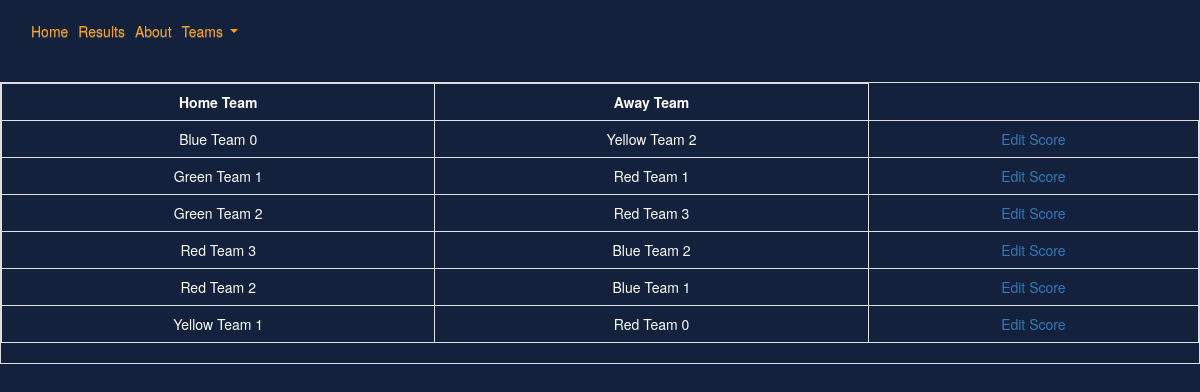
The app's page /results/ with its own data.
### soccerleague/models.py (models this page shows, shortened)
class Result(models.Model):
    game = models.OneToOneField(Game, on_delete=models.CASCADE)
    score_hometeam = models.IntegerField(default=0)
    score_awayteam = models.IntegerField(default=0)
    team = models.ManyToManyField(Team)

class Game(models.Model):
    home_team = models.ForeignKey(Team, related_name="home_games", on_delete=models.CASCADE)
    away_team = models.ForeignKey(Team, related_name="away_games", on_delete=models.CASCADE)
    date = models.DateTimeField()
    class Meta:
        ordering = ['date']

class Team(models.Model):
    name = models.CharField(max_length=200)

### soccerleague/views.py (the view)
# urls.py: path('results/', soccerleague_views.results, name="results"),
def results(request):
    teams = Team.objects.all()
    results = Result.objects.all().order_by('game__date')
    return render(request, 'results.html', {
        'results': results,
        'teams': teams
    })

### soccerleague/templates/results.html
{%  extends "base.html" %}
{% block content %}
<div class="results">
    <div class="table-responsive table-bordered">
        <table class="table table">
            <tr>
                <th>Home Team</th>
                <th>Away Team</th>
            </tr>
            {% for result in results %}
            <tr>
                <td>{{ result.game.home_team.name }} {{ result.score_hometeam }}</td>
                <td>{{ result.game.away_team.name }} {{ result.score_awayteam }}</td>
                <td><a href="{% url 'result_update' result.id %}">Edit Score</a></td>
            </tr>
            {% endfor %}
        </table>
    </div>
</div>
{% endblock %}

### soccerleague/static/main.css (style rules this page uses)
body { background: #14213D !important; color: white; }
.table { color: white; text-align: center; }
th { text-align: center; }

### records on screen
Result: game.home_team.name "Blue Team", score_hometeam "0", game.away_team.name "Yellow Team", score_awayteam "2"
Result: game.home_team.name "Green Team", score_hometeam "1", game.away_team.name "Red Team", score_awayteam "1"
Result: game.home_team.name "Green Team", score_hometeam "2", game.away_team.name "Red Team", score_awayteam "3"
Result: game.home_team.name "Red Team", score_hometeam "3", game.away_team.name "Blue Team", score_awayteam "2"
Result: game.home_team.name "Red Team", score_hometeam "2", game.away_team.name "Blue Team", score_awayteam "1"
Result: game.home_team.name "Yellow Team", score_hometeam "1", game.away_team.name "Red Team", score_awayteam "0"
